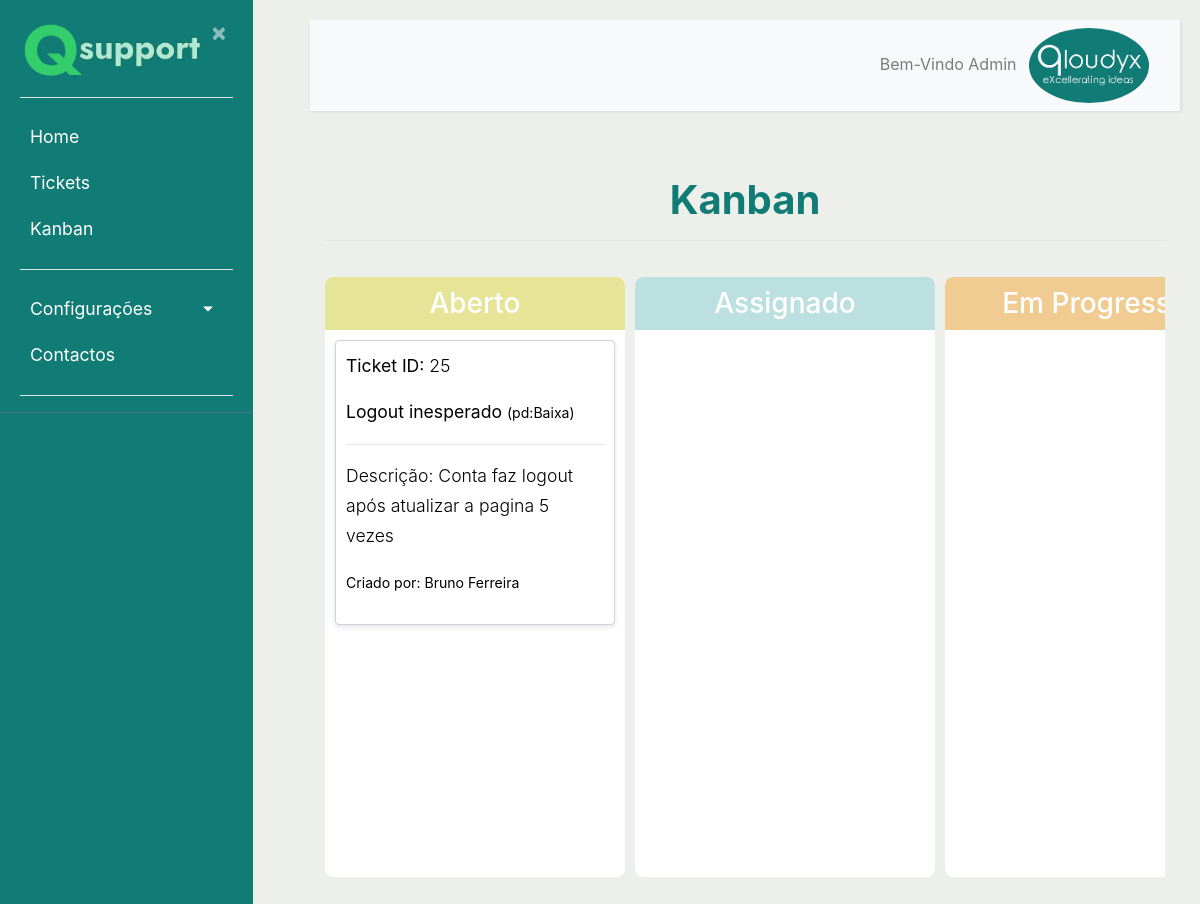
The app's page /kanban/ (signed in), older data.
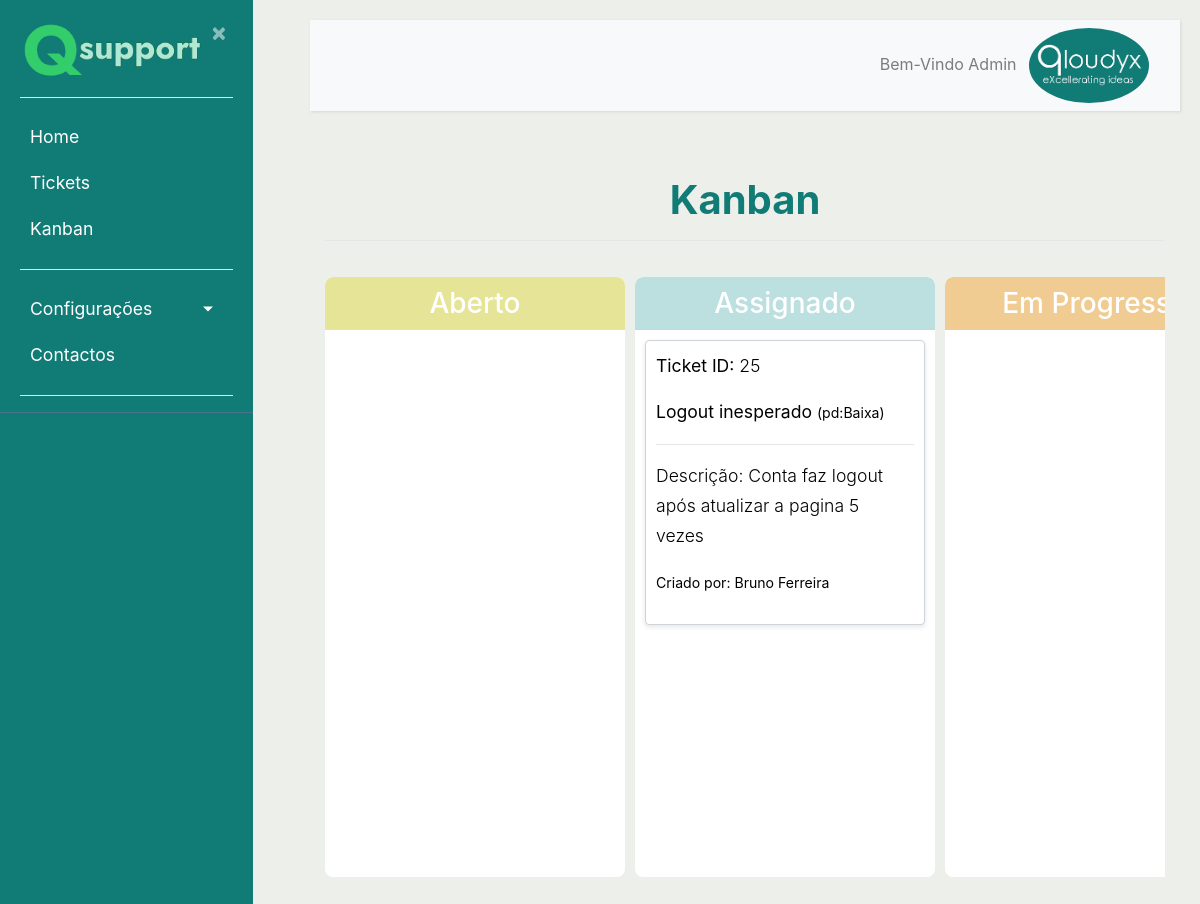
The same page, newer data.
### ticket/models.py (models this page shows, shortened)
class Usuarios(AbstractBaseUser):
    uuid = models.UUIDField(default = uuid.uuid4)
    nome = models.CharField(max_length=100, unique=True,verbose_name='Utilizador')
    email = models.EmailField(verbose_name='E-mail')
    foto = models.ImageField(null=True, blank=True, upload_to='users/uploads/fotos',verbose_name='Foto')
    descricao = models.CharField(max_length=250, null=True)
    EscolhasRole = {
    ("Interno", "Interno"),
    ("Operador", "Operador"),
    ("Cliente", "Cliente"),
    }
    role = models.CharField(max_length=50,choices= EscolhasRole ,verbose_name='Cargo')
    entidade = models.ManyToManyField(Entidades, verbose_name='Entidades')
    telefone = PhoneNumberField(null=True, blank=False, unique=True, verbose_name='Telefone')
    date_of_birth = models.DateField(verbose_name='Data de Nascimento')
    is_active = models.BooleanField(default=True, verbose_name='Ativo?')
    is_admin = models.BooleanField(default=False, verbose_name='Admin?')
    objects = MyUserManager()
    USERNAME_FIELD = 'nome'
    REQUIRED_FIELDS = ['date_of_birth','email']
    def nomes_entidade(self):
            return ', '.join([a.nome for a in self.entidade.all()])
    nomes_entidade.short_description = "Entidades"

class Estado(models.Model):
    estado = models.CharField(max_length=20)
    cor = models.CharField(max_length=30)
    font_color = models.CharField(max_length=30)
    descricao = models.CharField(max_length=300)
    def __str__(self):
        return self.estado

class Ticket(models.Model):
    uuid = models.UUIDField(default = uuid.uuid4)
    nome = models.CharField(max_length=50, verbose_name='Titulo')
    dataCriacao = models.DateTimeField(default=timezone.now(), verbose_name='Data de Criação')
    dataAtualizacao = models.DateTimeField(null=True ,default=timezone.now(), verbose_name='Atualizado a')
    descricao = models.CharField(max_length=300, verbose_name='Descrição')
    usuarios = models.ForeignKey(Usuarios, null = True, on_delete=models.CASCADE, related_name="responsavel", verbose_name='Responsável')
    app_tpPedidos = models.ForeignKey(Apps_tpPedidos, on_delete=models.CASCADE, verbose_name='Tipo de Problema')
    prioridade = models.ForeignKey(Prioridade, null = True , on_delete=models.CASCADE, verbose_name='Prioridade')
    resolucao = models.ForeignKey(Resolucao, null = True, on_delete=models.CASCADE, verbose_name='Resolução')
    comresolucao = models.CharField(max_length=200, null=True, verbose_name='Comentário de Resolução')
    id_Proprietario = models.ForeignKey(Usuarios, null = True, on_delete=models.CASCADE, related_name="criador", verbose_name='Criador do Ticket')
    estado = models.ForeignKey(Estado,null = True,default = 1, on_delete=models.CASCADE, verbose_name='Estado Atual')
    usuario_app = models.ForeignKey(Usuarios_Apps,null = True, on_delete=models.CASCADE)
    app = models.ForeignKey(Apps, on_delete=models.CASCADE)
    url = models.CharField(max_length=200, verbose_name="URL", null= True)

class Prioridade(models.Model):
    nome = models.CharField(max_length=100, verbose_name='Tipo')
    peso = models.CharField(max_length=50, verbose_name='Peso')
    def __str__(self):
        return self.nome

### ticket/views.py (the view)
# urls.py: path('kanban/', views.lista_kanban, name='listakanban'),
def lista_kanban(request):
    estados = Estado.objects.order_by("id")
    tickets_por_estado = {estado: Ticket.objects.filter(estado=estado) for estado in estados}
    ticket = Ticket.objects.all()
    ticketfilter= KanbanFilter(request.GET, ticket)
    return render(request, 'ticket/listakanban.html', {
        'tickets_por_estado': tickets_por_estado,
        'estados': estados,
        'filter':ticketfilter,
    })

### ticket/models.py (called while the page is built)
    def __str__(self):
        return self.nome

### ticket/templates/ticket/listakanban.html (shortened to what this page needs)
{% extends "ticket/base.html" %}
{% block content %}
<head>
    <link rel="stylesheet" href="https://cdnjs.cloudflare.com/ajax/libs/normalize/8.0.1/normalize.min.css">
    <link rel="stylesheet" href="https://stackpath.bootstrapcdn.com/bootstrap/4.5.2/css/bootstrap.min.css">
</head>
<body>
<div class="container-fluid mt-4">
    <h1 class="text-center" style="font-weight:bold; color:#117B76">Kanban</h1>
    <hr>
    <div class="kanban-board">
        {% for estado, tickets in tickets_por_estado.items %}
            <div class="kanban-column" id="estado-{{ estado }}" data-estado="{{ estado }}">
                <h3 style="background-color:{{ estado.font_color }};">{{ estado }} {{ tickets_por_estado.font_color }}</h3>
                <div class="kanban-tickets" data-estado="{{ estado }}">
                    {% for ticket in tickets %}
                        <a href="{% url 'detalheticket' ticket.uuid %}">
                            <div class="kanban-card" id="ticket-{{ ticket.id }}" data-id="{{ ticket.id }}">
                                <p><strong>Ticket ID:</strong> {{ ticket.id }}</p>
                                <p><strong>{{ ticket.nome }} <small>(pd:{{ ticket.prioridade }})</small></strong></p>
                                <hr>
                                <p>Descrição: {{ ticket.descricao|truncatewords:10 }}</p>
                                <p><small>Criado por: {{ ticket.id_Proprietario.nome }}</small></p>
                            </div>
                        </a>
                    {% endfor %}
                </div>
            </div>
        {% endfor %}
    </div>
</div>
</body>
{% endblock content %}

### ticket/templates/ticket/base.html (shortened to what this page needs)
{% load static %}
<!DOCTYPE html>
<html lang="en">
<head>
    <link rel="stylesheet" href="https://cdn.jsdelivr.net/npm/bootstrap@4.0.0/dist/css/bootstrap.min.css">
    <link rel="stylesheet" type="text/css" href="{% static 'ticket/main.css' %}">
</head>
<body>
    {% if user.nome == "Registo" %}
    <div class="wrapper">
        <nav id="sidebar">
            <div class="sidebar-header">
                <a href = "{% url 'ticket-home' %}"> <img src="{% static 'ticket/Qloudyx3.png' %}" style="width:185px;height:100%;"></a>
                <a class="close" onclick="CloseMenu()">&nbsp×&nbsp</a>
                <hr>
                <form method="post" action="{% url 'logout' %}">
                    {% csrf_token %}
                    <a><button style="color:white; text-align:center" class="astext" type="submit">Logout</button></a>
                </form>
                <hr>
            </div>
            </ul>
        </nav>
            <main role="main" class="container">
                <div class="row">
                    <div class="col-md-8">
                        {% if messages %}
                            {% for message in messages %}
                                <div class="alert alert-{{ message.tags }} ">
                                    {{ message }}
                                </div>
                            {% endfor %}
                        {% endif %}
                    </div>
                </div>
            </main>
            <div class="collapse navbar-collapse" id="navbarSupportedContent">
                <ul class="nav navbar-nav ml-auto">
                    <li class="nav-item active">
                        <div class="dropdown">
                            {% if user.is_authenticated %}
                            <img src= "{{ user.foto.url }} " alt="Menu" id="foto" class="rounded-circle" width="150"/>
                            <center>
                            </center>
                        </div>
                        {% endif %}
                    </li>
                </ul>
                </div>
        </div>
        {% block restricted %}{% endblock %}
    {% else %}
    <div class="wrapper">
        <nav id="sidebar">
            <div class="sidebar-header">
                <a href = "{% url 'ticket-home' %}"> <img src="{% static 'ticket/Qloudyx3.png' %}" style="width:185px;height:100%;"></a>
                <a class="close" onclick="CloseMenu();Aparece()">&nbsp×&nbsp</a>
                <hr>
            </div>
            <ul class="list-unstyled components" >
                <li>
                    {% if user.role == "Interno" or user.role == "Operador" or user.is_admin %}
                        <a href="{% url 'ticket-home' %}">Home</a>
                    {% endif %}
                    {% if user.is_authenticated %}
                        <a class= "nav-item nav-link"href="{% url 'listaticket' %}?aberto=1">Tickets</a>
                        {% if user.role == "Interno" or user.role == "Operador" or user.is_admin %}
                            <a class= "nav-item nav-link"href="{% url 'listakanban' %}">Kanban</a>
                        {% endif %}
                    {% endif %}
                </li>
                {% if user.is_admin or user.role == "Interno"%}
                <li>
                    <hr>
                    <a href="#homeSubmenu" data-toggle="collapse" aria-expanded="false" class="dropdown-toggle">Configurações</a>
                </li>
                {% endif %}
                <li>
                <a href="#">Contactos</a>
                </li>
                    <hr>
            </ul>
        </nav>
        </div>
        <div id="content">
            <nav class="navbar navbar-expand-lg navbar-light bg-light">
                <div class="container-fluid">
                    {% if user.is_authenticated %}
                    <div class="collapse navbar-collapse" id="navbarSupportedContent">
                        <ul class="nav navbar-nav ml-auto">
                            <li class="nav-item active">
                                <div class="dropdown">
                                    <a class="nav-link" style="display:inline;" href="#">Bem-Vindo {{user.nome}}</a>
                                    {% if user.is_authenticated %}
                                    <img src= "{{ user.foto.url }} " alt="Menu" class="rounded-circle" width="120" />
                                </div>
                                {% endif %}
                            </li>
                        </ul>
                    </div>
                    {% endif %}
                </div>
            </nav>
            <main role="main" class="container">
                <div class="row">
                    <div class="col-md-8">
                    </div>
                </div>
            </main>
            {% block content %}{% endblock %}
            {% endif %}
</body>
</html>

### ticket/static/ticket/main.css (style rules this page uses)
body { background-color: #ecefea; }
p { font-size: 1.1em; font-weight: 300; line-height: 1.7em; max-width: 250px; color: black; display:block; text-align: left; }
hr { background-color: white; }
a, a:hover, a:focus { color: inherit; text-decoration: none; transition: all 0.3s; }
.navbar { padding: 15px 10px; background: #fff; border: none; border-radius: 0; margin-bottom: 40px; box-shadow: 1px 1px 3px rgba(0, 0, 0, 0.1); }
.wrapper { display: flex; width: 100%; align-items: stretch; }
#sidebar { height: 100%; width: 250; position: fixed; z-index: 1; overflow-x: hidden; background: #117B76; color: #fff; transition: all 0.3s; }
#sidebar .sidebar-header { padding-left: 20px; padding-top: 20px; padding-right: 20px; background: #117B76; }
#sidebar ul.components { padding-left: 20px; padding-right: 20px; border-bottom: 1px solid #47748b; }
#sidebar ul li a { padding: 10px; font-size: 1.1em; display: block; }
a[data-toggle="collapse"] { position: relative; }
.dropdown-toggle::after { display: block; position: absolute; top: 50%; right: 20px; transform: translateY(-50%); }
#content { margin-left: 290px; position: relative; padding: 20px; min-height: 100vh; transition: all 0.3s; }

### ticket/templates/ticket/base.html (style rules this page uses)
.dropdown { position: relative; display: inline-block; }
body { background-color: #ecefea; }

### ticket/templates/ticket/listakanban.html (style rules this page uses)
.kanban-board { display: flex; flex-wrap: nowrap; gap: 10px; overflow-x: auto; padding: 20px 0; height: 80vh; }
.kanban-column { min-width: 300px; flex: 1; max-width: 25%; background: white; border-radius: 8px; overflow-y: auto; }
.kanban-column h3 { color: white; padding: 10px; text-align: center; border-top-left-radius: 8px; border-top-right-radius: 8px; margin: 0; }
.kanban-card { background: #fff; padding: 10px; margin: 10px; border: 1px solid #ced4da; border-radius: 4px; box-shadow: 0px 2px 5px rgba(0, 0, 0, 0.1); cursor: move; }
a { color:white; text-decoration: none; }
body { background-color: #ecefea; }

Row changes from the older to the newer data that the page shows:
changed Estado "Aberto": loses Ticket (id "25", nome "Logout inesperado", prioridade "Baixa", descricao "Conta faz logout após atualizar a pagina 5 vezes", id_Proprietario.nome "Bruno Ferreira")
changed Estado "Assignado": gains Ticket (id "25", nome "Logout inesperado", prioridade "Baixa", descricao "Conta faz logout após atualizar a pagina 5 vezes", id_Proprietario.nome "Bruno Ferreira")
